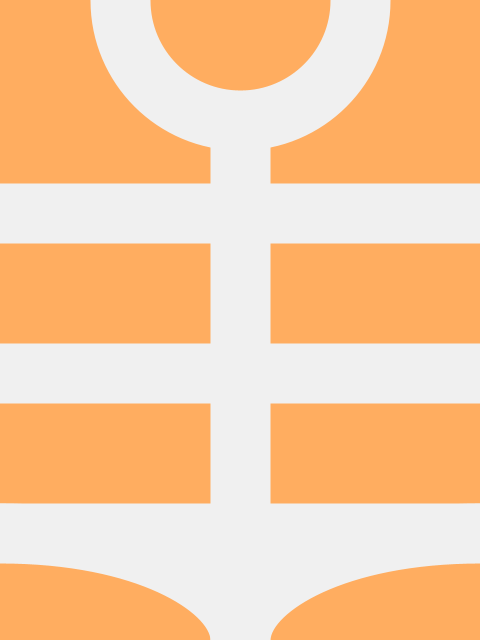
Frame 1 (no input)
Frame 2 (the mouse pressed at the canvas centre, redrawn once): identical to frame 1, image omitted

The Processing sketch that drew this single still picture (run headless with seeded random() and noise(); the mouse was pressed at the canvas centre and the sketch redrawn once):

// Processing sketch: fifth_element_the
// ── fifth_element_the.pde
// Manuale di Programmazione Cinematografica
// Daniele Olmisani, 2016

// The Fift Element (1997)


final color PAPER = color(255, 173, 96);
final color INK = color(240);

void setup() {
  size(480, 640);
  noLoop();
}

void draw() {

  background(PAPER);
  
  float s = min(width, height) / 8.0;
  
  fill(PAPER);
  stroke(INK);
  strokeWeight(s);
  
  translate(width/2.0, 0);
  line(0, 0, 0, height);
  ellipse(0, 0, 4*s, 4*s);
  
  translate(0, height/3.0);
  
  for (int i=0; i<3; i++) {
    line(-width/2.0, 0, width/2.0, 0);
    translate(0, height/4.0);
  }
  
  resetMatrix();
  translate(width/2.0, height);
  
  ellipse(-width/2.0, 0, width, height/3.0);
  ellipse( width/2.0, 0, width, height/3.0);
  
  save("the-fifth-element.png");
}
